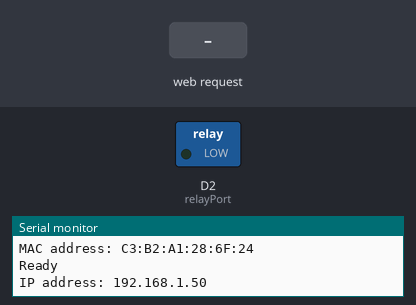
Bench run of a sketch on a simulated Arduino MKR. Parts: switched loads named in the sketch (green lamp = pin HIGH), the last lines printed to the serial monitor. The inputs (shaded band) are chosen by the test bench. WiFi joins after 1.5 s; servers stay silent unless stated; not simulated (calls return 0 or success): arduino_secrets.h.

Above: at 12.7 s.
12.8 s: HTTP request GET /on received
At 13.3 s:
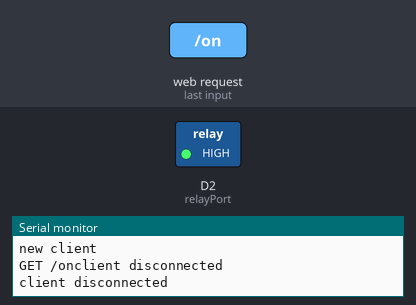
14.3 s: HTTP request GET /off received
At 15.7 s:
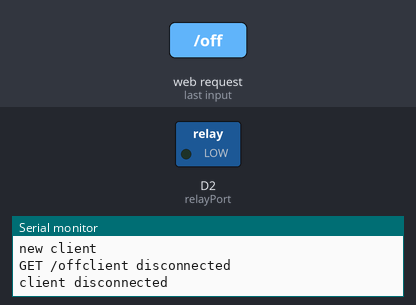
Timing chart, 0 to 17.3 s (numbered marks = the images above; inputs shaded):
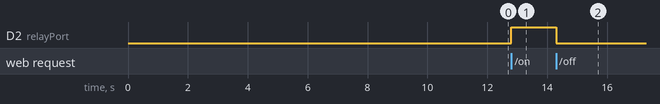

Measured:
- after the input at 12.8 s, D2 (relayPort): LOW → HIGH at once
- after the input at 14.3 s, D2 (relayPort): HIGH → LOW at once

The sketch:

wifi_Relay.ino
```cpp
/*

  This example connects to an unencrypted Wifi network.
  Then it prints the  MAC address of the Wifi module,
  the IP address obtained, and other network details.

*/
#include <SPI.h>
#include <WiFiNINA.h>
#include <ArduinoOTA.h>

#include "arduino_secrets.h"
///////please enter your sensitive data in the Secret tab/arduino_secrets.h
char ssid[] = SECRET_SSID;        // your network SSID (name)
char pass[] = SECRET_PASS;    // your network password (use for WPA, or use as key for WEP)
int status = WL_IDLE_STATUS;     // the Wifi radio's status

int relayPort =  2;

WiFiServer server(80);


void setup() {
  //Initialize serial and wait for port to open:
  Serial.begin(9600);
  while (!Serial) {
    ; // wait for serial port to connect. Needed for native USB port only
  }

  //Connection to port 2 where relay is connected
  pinMode(relayPort, OUTPUT);

  // check for the WiFi module:
  if (WiFi.status() == WL_NO_MODULE) {
    Serial.println("Communication with WiFi module failed!");
    // don't continue
    while (true);
  }

  String fv = WiFi.firmwareVersion();
  if (fv < "1.0.0") {
    Serial.println("Please upgrade the firmware");
  }

  // attempt to connect to Wifi network:
  while (status != WL_CONNECTED) {
    Serial.print("Attempting to connect to WPA SSID: ");
    Serial.println(ssid);
    // Connect to WPA/WPA2 network:
    status = WiFi.begin(ssid, pass);

    // wait 10 seconds for connection:
    delay(10000);
  }

  // you're connected now, so print out the data:
  Serial.print("You're connected to the network");
  printCurrentNet();
  printWifiData();

  initOta();

  // start the web server on port 80
  server.begin();

}

void initOta()
{
  // Port defaults to 8266
  // ArduinoOTA.setPort(8266);

  // Hostname defaults to esp8266-[ChipID]
  // ArduinoOTA.setHostname("myesp8266");

  // No authentication by default
  // ArduinoOTA.setPassword("admin");

  // Password can be set with it's md5 value as well
  // MD5(admin) = 21232f297a57a5a743894a0e4a801fc3
  // ArduinoOTA.setPasswordHash("21232f297a57a5a743894a0e4a801fc3");

  ArduinoOTA.onStart([]() {
    String type;
    if (ArduinoOTA.getCommand() == U_FLASH) {
      type = "sketch";
    } else { // U_SPIFFS
      type = "filesystem";
    }

    // NOTE: if updating SPIFFS this would be the place to unmount SPIFFS using SPIFFS.end()
    Serial.println("Start updating " + type);
  });
  ArduinoOTA.onEnd([]() {
    Serial.println("\nEnd");
  });
  ArduinoOTA.onProgress([](unsigned int progress, unsigned int total) {
    Serial.printf("Progress: %u%%\r", (progress / (total / 100)));
  });
  ArduinoOTA.onError([](ota_error_t error) {
    Serial.printf("Error[%u]: ", error);
    if (error == OTA_AUTH_ERROR) {
      Serial.println("Auth Failed");
    } else if (error == OTA_BEGIN_ERROR) {
      Serial.println("Begin Failed");
    } else if (error == OTA_CONNECT_ERROR) {
      Serial.println("Connect Failed");
    } else if (error == OTA_RECEIVE_ERROR) {
      Serial.println("Receive Failed");
    } else if (error == OTA_END_ERROR) {
      Serial.println("End Failed");
    }
  });
  ArduinoOTA.begin();
  Serial.println("Ready");
  Serial.print("IP address: ");
  Serial.println(WiFi.localIP());
}

void loop() {

    ArduinoOTA.handle();

  // check the network connection once every 10 seconds:
  listenForClients();
}

void listenForClients()
{
  WiFiClient client = server.available();   // listen for incoming clients

  if (client) {                             // if you get a client,
    Serial.println("new client");           // print a message out the serial port
    String currentLine = "";                // make a String to hold incoming data from the client
    while (client.connected()) {            // loop while the client's connected
      if (client.available()) {             // if there's bytes to read from the client,
        char c = client.read();             // read a byte, then
        Serial.write(c);                    // print it out the serial monitor

        if (c == '\n') {                    // if the byte is a newline character

          // if the current line is blank, you got two newline characters in a row.
          // that's the end of the client HTTP request, so send a response:
          if (currentLine.length() == 0) {
            break;
          }
          else {      // if you got a newline, then clear currentLine:
            currentLine = "";
          }
        }
        else if (c != '\r') {    // if you got anything else but a carriage return character,
          currentLine += c;      // add it to the end of the currentLine
        }


        // Check to see if the client request was "GET /on" or "GET /off" or "GET /status":
        if (currentLine.endsWith("GET /on")) {
          digitalWrite(relayPort, HIGH);               // GET /on switch the relay close
          sendStatus(client);
          closeConnection(client);
        }
        if (currentLine.endsWith("GET /off")) {
          digitalWrite(relayPort, LOW);                // GET /off switch the relay open
          sendStatus(client);
          closeConnection(client);
        }
        if (currentLine.endsWith("GET /status")) {
          sendStatus(client);
          closeConnection(client);
        }
      }
    }

    closeConnection(client);
  }
}

void closeConnection(WiFiClient client)
{
  // close the connection:
  client.stop();
  Serial.println("client disconnected");
}

void sendStatus(WiFiClient client) {
  // HTTP headers always start with a response code (e.g. HTTP/1.1 200 OK)
  // and a content-type so the client knows what's coming, then a blank line:
  client.println("HTTP/1.1 200 OK");
  client.println("Content-type:text/json");
  client.println();

  // the content of the HTTP response follows the header:
  if (digitalRead(relayPort)) {
    client.print("{'status': 'on'}");
  }
  else {
    client.print("{'status': 'off'}");
  }

  // The HTTP response ends with another blank line:
  client.println();

}

void printWifiData() {
  // print your WiFi shield's IP address:
  IPAddress ip = WiFi.localIP();
  Serial.print("IP Address: ");
  Serial.println(ip);

  // print your MAC address:
  byte mac[6];
  WiFi.macAddress(mac);
  Serial.print("MAC address: ");
  Serial.print(mac[5], HEX);
  Serial.print(":");
  Serial.print(mac[4], HEX);
  Serial.print(":");
  Serial.print(mac[3], HEX);
  Serial.print(":");
  Serial.print(mac[2], HEX);
  Serial.print(":");
  Serial.print(mac[1], HEX);
  Serial.print(":");
  Serial.println(mac[0], HEX);

}

void printCurrentNet() {
  // print the SSID of the network you're attached to:
  Serial.print("SSID: ");
  Serial.println(WiFi.SSID());

  // print the MAC address of the router you're attached to:
  byte bssid[6];
  WiFi.BSSID(bssid);
  Serial.print("BSSID: ");
  Serial.print(bssid[5], HEX);
  Serial.print(":");
  Serial.print(bssid[4], HEX);
  Serial.print(":");
  Serial.print(bssid[3], HEX);
  Serial.print(":");
  Serial.print(bssid[2], HEX);
  Serial.print(":");
  Serial.print(bssid[1], HEX);
  Serial.print(":");
  Serial.println(bssid[0], HEX);

  // print the received signal strength:
  long rssi = WiFi.RSSI();
  Serial.print("signal strength (RSSI):");
  Serial.println(rssi);

  // print the encryption type:
  byte encryption = WiFi.encryptionType();
  Serial.print("Encryption Type:");
  Serial.println(encryption, HEX);
  Serial.println();
}
```
